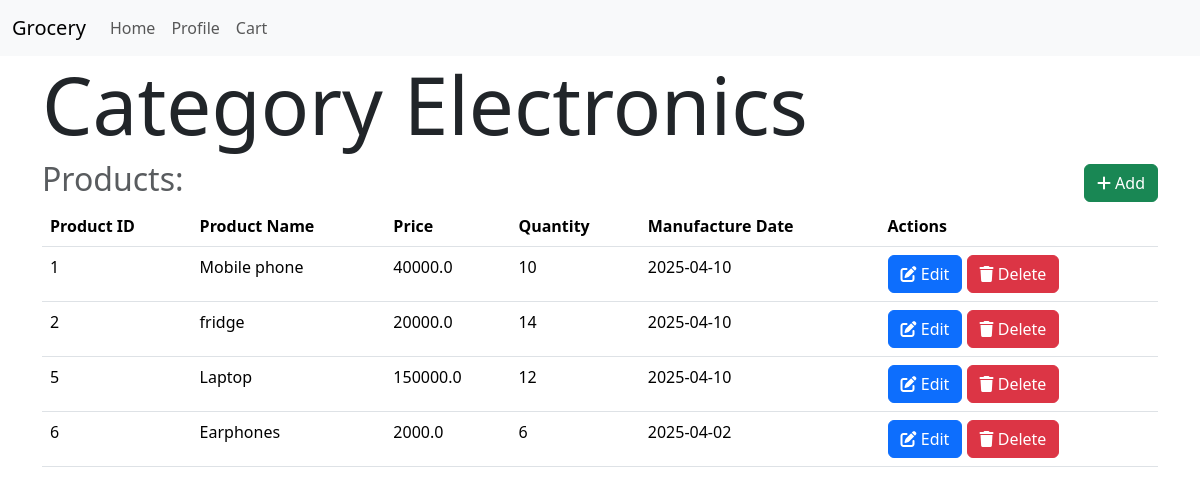
The app's page /category/1/ (signed in), older data.
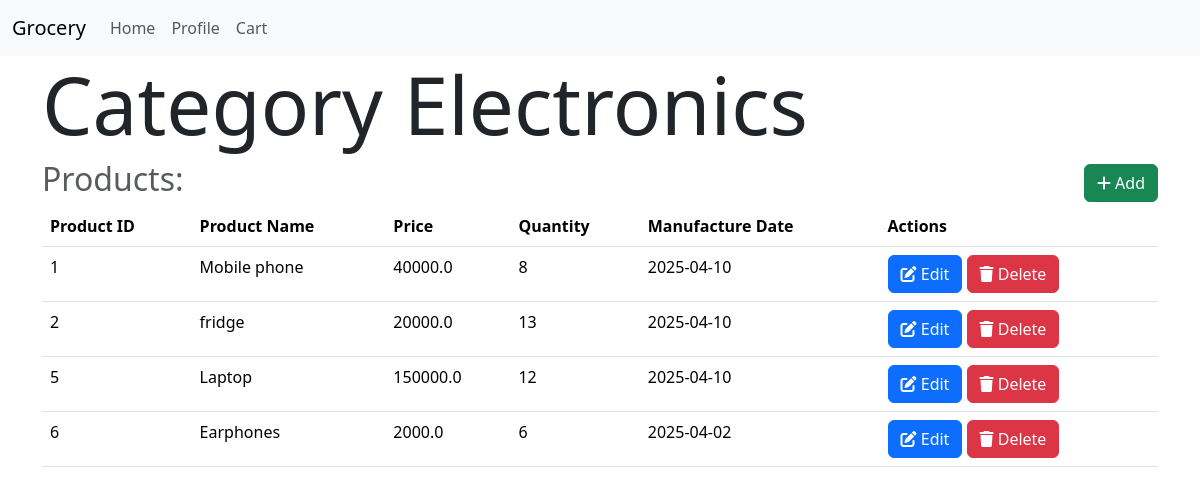
The same page, newer data.
### models.py (models this page shows)
class Product(db.Model):
    id = db.Column(db.Integer,primary_key=True)
    name=db.Column(db.String(64),nullable=False)
    price=db.Column(db.Float,nullable=False)
    description = db.Column(db.String(256),nullable=True)
    category_id=db.Column(db.Integer,db.ForeignKey('category.id'),nullable=False)
    quantity=db.Column(db.Integer,nullable=False)
    man_date=db.Column(db.Date,nullable=False)
    carts=db.relationship('Cart',backref='product',lazy=True, cascade='all, delete-orphan')
    orders=db.relationship('Order',backref='product',lazy=True, cascade='all, delete-orphan')

### routes.py (the view)
@app.route('/category/<int:id>/')
@admin_required
def show_category(id):
    category = Category.query.get(id)
    if not category:
        flash('Category does not exist')
        return redirect(url_for('admin'))
    return render_template('category/show.html', category=category)

### routes.py (called while the page is built)
def admin_required(func):
    @wraps(func)
    def inner(*args, **kwargs):
        if 'user_id' not in session:
            flash('Please login to continue')
            return redirect(url_for('login'))
        user = User.query.get(session['user_id'])
        if not user.is_admin:
            flash('You are not authorized to access this page')
            return redirect(url_for('index'))
        return func(*args, **kwargs)
    return inner

### templates/category/show.html (shortened to what this page needs)
{% extends 'layout.html' %}
{% block content %}
<h1 class="display-1">
    Category {{category.name}}
</h1>
<div class="heading">
    <h2 class="text-muted">
        Products:
    </h2>
    <a href="{{url_for('add_product', category_id=category.id)}}" class="btn btn-success">
        <i class="fas fa-plus    "></i>
        Add
    </a>
</div>
<table class="table">
    <thead>
        <tr>
            <th>Product ID</th>
            <th>Product Name</th>
            <th>Price</th>
            <th>Quantity</th>
            <th>Manufacture Date</th>
            <th>Actions</th>
        </tr>
    </thead>
    <tbody>
        {% for product in category.products %}
        <tr>
            <td>{{product.id}}</td>
            <td>{{product.name}}</td>
            <td>{{product.price}}</td>
            <td>{{product.quantity}}</td>
            <td>{{product.man_date}}</td>
            <td>
                <a href="{{url_for('edit_product', id=product.id)}}" class="btn btn-primary">
                    <i class="fas fa-edit    "></i>
                    Edit
                </a>
                <a href="{{url_for('delete_product', id=product.id)}}" class="btn btn-danger">
                    <i class="fas fa-trash    "></i>
                    Delete
                </a>
            </td>
        </tr>
        {% endfor %}
    </tbody>
</table>
{% endblock %}

Row changes from the older to the newer data that the page shows:
changed Product "Mobile phone": quantity "10" → "8"
changed Product "fridge": quantity "14" → "13"
